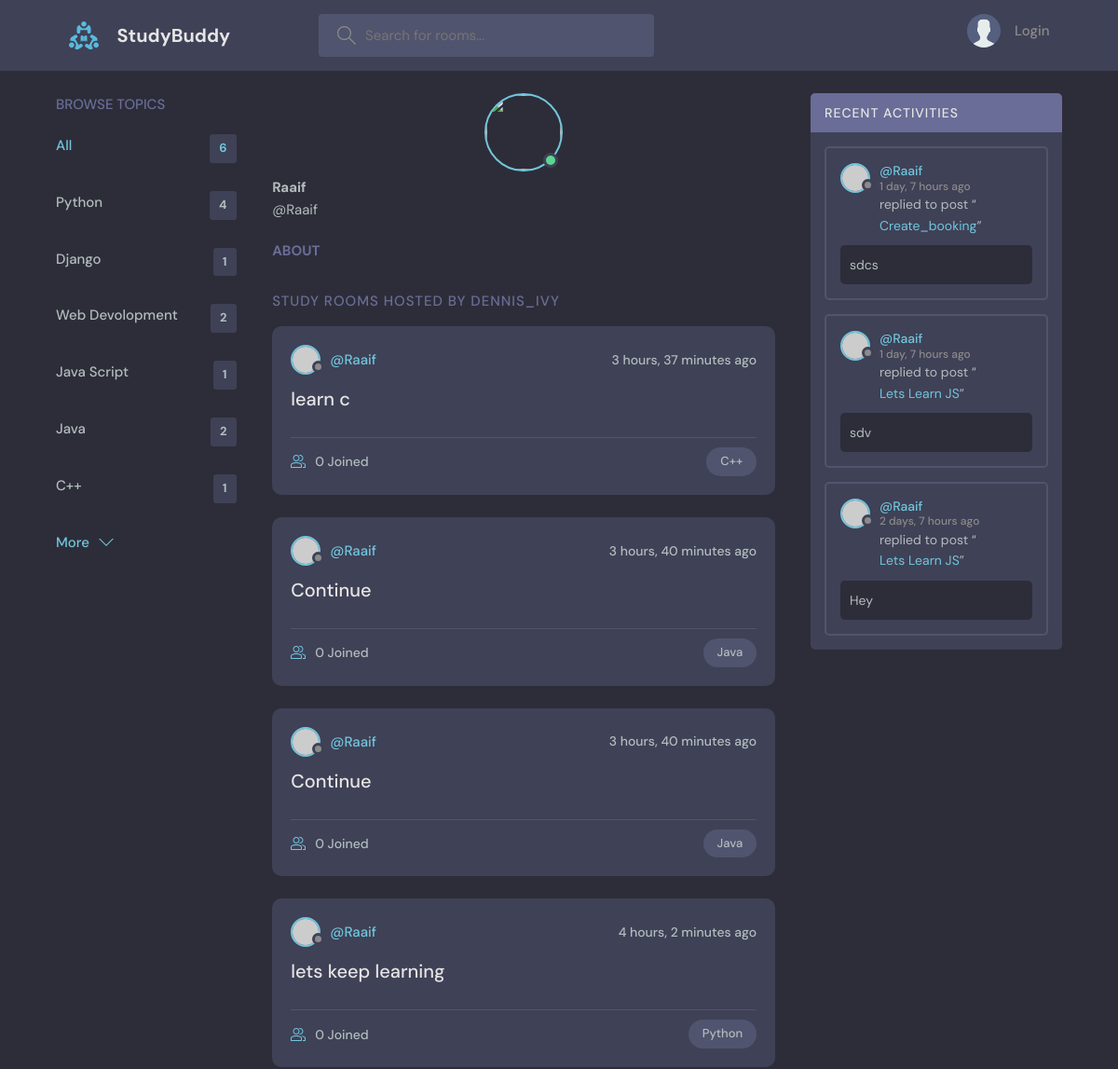
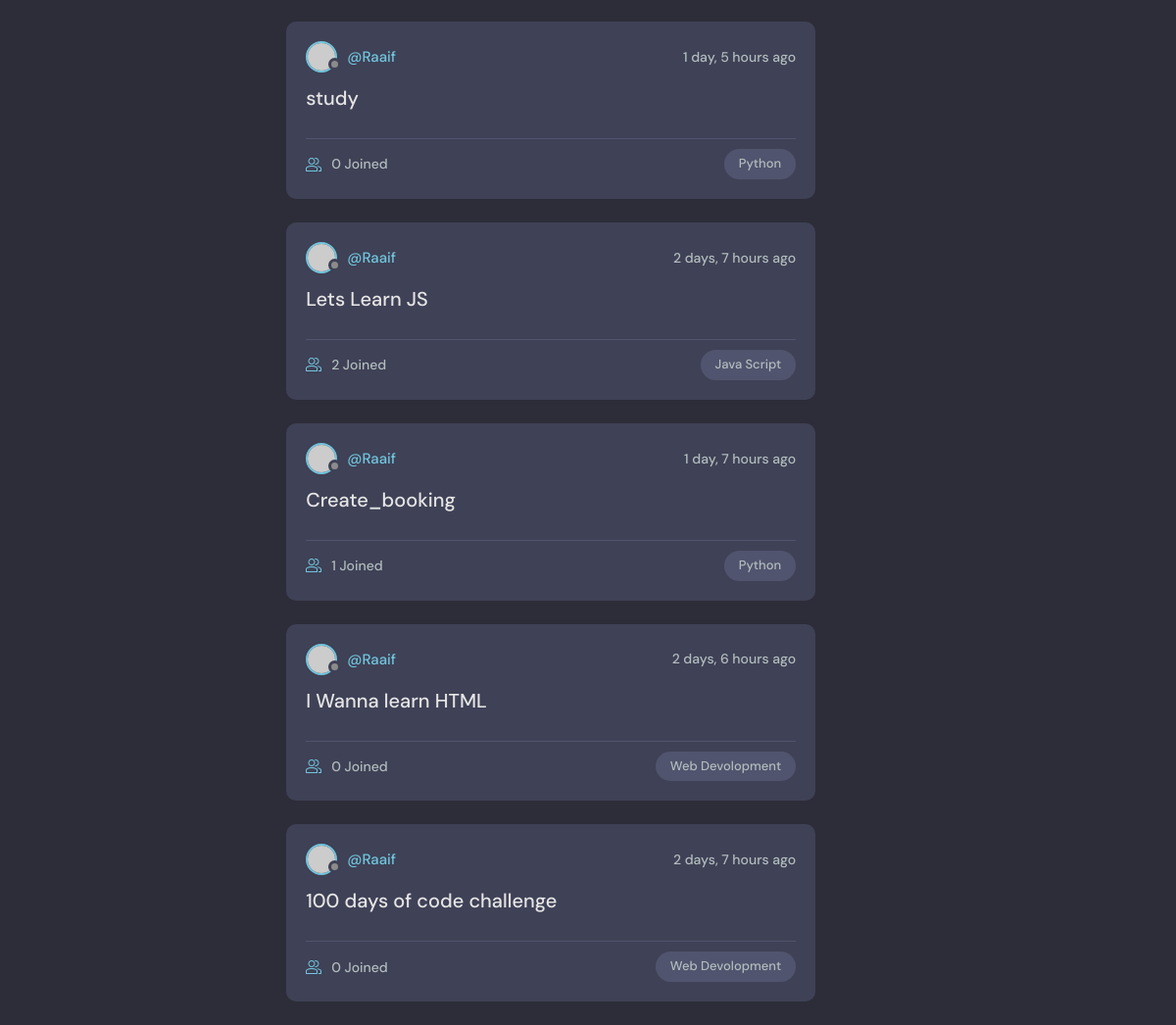
Page /profile/1/ on the committed database (2 pictures, top to bottom).
### base/models.py (models this page shows, shortened)
class Topic(models.Model):
    name = models.CharField(max_length = 200)

class Room(models.Model):
    topic = models.ForeignKey(Topic, on_delete = models.SET_NULL, null = True)
    host = models.ForeignKey(User, on_delete = models.SET_NULL, null = True)
    name = models.CharField(max_length = 200)
    description = models.TextField(null = True, blank = True)
    participants = models.ManyToManyField(User, related_name='participants', blank=True)
    updated = models.DateTimeField(auto_now= True)
    created = models.DateTimeField(auto_now_add= True)
    class Meta:
        ordering = ['-updated', '-created']
    def __str__(self):
        return self.name

class Message(models.Model):
    user = models.ForeignKey(User, on_delete = models.CASCADE)
    room = models.ForeignKey(Room, on_delete = models.CASCADE)
    body = models.TextField()
    updated = models.DateTimeField(auto_now= True)
    created = models.DateTimeField(auto_now_add= True)
    class Meta:
        ordering = ['-updated', '-created']

### base/views.py (the view)
# urls.py: path('profile/<str:pk>/', views.userProfile, name="user-profile"),
def userProfile(request, pk):
    user = User.objects.get(id=pk)
    rooms = user.room_set.all()
    room_messages = user.message_set.all()
    topics = Topic.objects.all()
    context = {
        'user': user,
        'rooms': rooms,
        'room_messages': room_messages,
        'topics': topics
    }
    return render(request, 'base/profile.html',context)

### base/templates/base/profile.html (shortened to what this page needs)
{% extends 'main.html' %}
{% block content %}
<main class="profile-page layout layout--3">
  <div class="container">
    {% include 'base/topics_components.html' %}
    <div class="roomList">
      <div class="profile">
        <div class="profile__avatar">
          <div class="avatar avatar--large active">
            <img src="{{user.avatar.url}}" />
          </div>
        </div>
        <div>
          <h3>{{user.username}}</h3>
          <p>@{{user.username}}</p>
        </div>
        <div class="profile__about">
          <h3>About</h3>
        </div>
      </div>
      <div class="roomList__header">
        <div>
          <h2>Study Rooms Hosted by dennis_ivy</a>
          </h2>
        </div>
      </div>
      {% include 'base/feed_component.html' %}
    </div>
    {% include 'base/activity_components.html' %}
  </div>
</main>
{% endblock content %}

### base/templates/base/topics_components.html
<div class="topics">
        <div class="topics__header">
          <h2>Browse Topics</h2>
        </div>
        <ul class="topics__list">
          <li>
            <a href="{% url 'home' %}" class="active">All <span>{{topics.count}}</span></a>
          </li>
          {% for topic in topics %}
          <li>
            <a href="{% url 'home' %}?q={{topic.name}}">{{topic.name}} <span>{{topic.room_set.all.count}}</span></a>
          </li>
          {% endfor %}
        </ul>
        <a class="btn btn--link" href="{% url 'topics' %}">
          More
          <svg version="1.1" xmlns="http://www.w3.org/2000/svg" width="32" height="32" viewBox="0 0 32 32">
            <title>chevron-down</title>
            <path d="M16 21l-13-13h-3l16 16 16-16h-3l-13 13z"></path>
          </svg>
        </a>
      </div>

### base/templates/base/feed_component.html (shortened to what this page needs)
{% for room in rooms %}
<div class="roomListRoom">
    <div class="roomListRoom__header">
        <a href="{% url 'user-profile' room.host.id %}" class="roomListRoom__author">
            <div class="avatar avatar--small">
                <img src="https://randomuser.me/api/portraits/women/11.jpg" />
            </div>
            <span>@{{room.host.username}}</span>
        </a>
    <div class="roomListRoom__actions">
        <span>{{room.created|timesince}} ago</span>
    </div>
</div>
    <div class="roomListRoom__content">
        <a href="{% url 'room' room.id %}">{{room.name}}</a>
    </div>
    <div class="roomListRoom__meta">
    <a href="{% url 'room' room.id %}" class="roomListRoom__joined">
        {{room.participants.all.count}} Joined
    </a>
    <p class="roomListRoom__topic">{{room.topic.name}}</p>
    </div>
</div>
{% endfor %}

### base/templates/base/activity_components.html (shortened to what this page needs)
<div class="activities">
        <div class="activities__header">
          <h2>Recent Activities</h2>
        </div>
        {% for message in room_messages %}
        <div class="activities__box">
          <div class="activities__boxHeader roomListRoom__header">
            <a href="{% url 'user-profile' message.user.id %}" class="roomListRoom__author">
              <div class="avatar avatar--small">
                <img src="https://randomuser.me/api/portraits/women/11.jpg" />
              </div>
              <p>
                @{{message.user}}
                <span>{{message.created|timesince}} ago</span>
              </p>
            </a>
          </div>
          <div class="activities__boxContent">
            <p>replied to post “<a href="{% url 'room' message.room.id %}">{{message.room}}</a>”</p>
            <div class="activities__boxRoomContent">
              {{message.body}}
            </div>
          </div>
        </div>
        {% endfor %}
      </div>

### rows in the picture
Topic: name "Python", room_set.all.count "4"
Topic: name "Django", room_set.all.count "1"
Topic: name "Web Devolopment", room_set.all.count "2"
Topic: name "Java Script", room_set.all.count "1"
Topic: name "Java", room_set.all.count "2"
Topic: name "C++", room_set.all.count "1"
Room: host.username "Raaif", created "3 hours, 37 minutes", name "learn c", participants.all.count "0", topic.name "C++"
Room: host.username "Raaif", created "3 hours, 40 minutes", name "Continue", participants.all.count "0", topic.name "Java"
Room: host.username "Raaif", created "3 hours, 40 minutes", name "Continue", participants.all.count "0", topic.name "Java"
Room: host.username "Raaif", created "4 hours, 2 minutes", name "lets keep learning", participants.all.count "0", topic.name "Python"
Room: host.username "Raaif", created "1 day, 5 hours", name "study", participants.all.count "0", topic.name "Python"
Room: host.username "Raaif", created "2 days, 7 hours", name "Lets Learn JS", participants.all.count "2", topic.name "Java Script"
Room: host.username "Raaif", created "1 day, 7 hours", name "Create_booking", participants.all.count "1", topic.name "Python"
Room: host.username "Raaif", created "2 days, 6 hours", name "I Wanna learn HTML", participants.all.count "0", topic.name "Web Devolopment"
Room: host.username "Raaif", created "2 days, 7 hours", name "100 days of code challenge", participants.all.count "0", topic.name "Web Devolopment"
Message: user "Raaif", created "1 day, 7 hours", room "Create_booking", body "sdcs"
Message: user "Raaif", created "1 day, 7 hours", room "Lets Learn JS", body "sdv"
Message: user "Raaif", created "2 days, 7 hours", room "Lets Learn JS", body "Hey"

### other values in the picture
{{ topics.count }} "6"
{{ user.username }} "Raaif"
